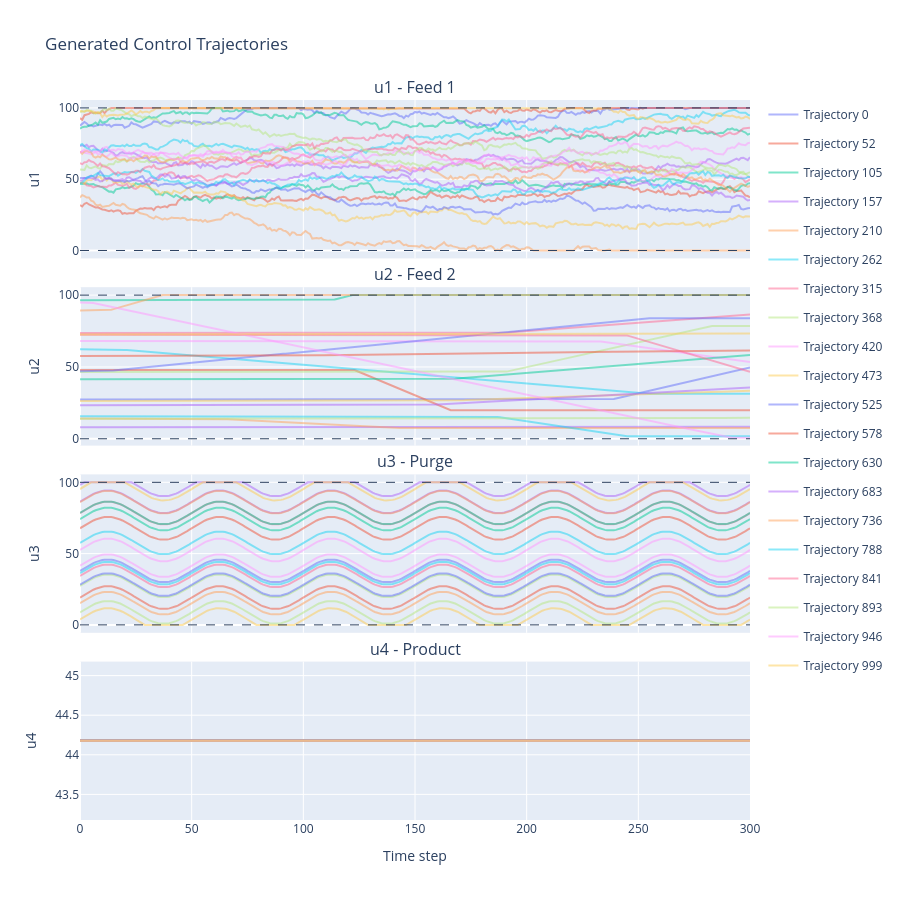

Notebook source saved alongside this figure:
### Code cell
plot_u_trajs(U_trajs)

### Figure 1 — Plotly figure (JSON) as saved in the notebook; plotly's stock layout.template omitted (floating-point values rounded to 4 significant figures; data arrays with more than 128 entries replaced by an {"elided": "..."} marker saying what was removed)
{"data": [{"legendgroup": "traj_0", "mode": "lines", "name": "Trajectory 0", "opacity": 0.5, "showlegend": true, "type": "scatter", "x": {"elided": "301 int values"}, "xaxis": "x", "y": {"elided": "301 float values"}, "yaxis": "y"}, {"legendgroup": "traj_52", "mode": "lines", "name": "Trajectory 52", "opacity": 0.5, "showlegend": true, "type": "scatter", "x": {"elided": "301 int values"}, "xaxis": "x", "y": {"elided": "301 float values"}, "yaxis": "y"}, {"legendgroup": "traj_105", "mode": "lines", "name": "Trajectory 105", "opacity": 0.5, "showlegend": true, "type": "scatter", "x": {"elided": "301 int values"}, "xaxis": "x", "y": {"elided": "301 float values"}, "yaxis": "y"}, {"legendgroup": "traj_157", "mode": "lines", "name": "Trajectory 157", "opacity": 0.5, "showlegend": true, "type": "scatter", "x": {"elided": "301 int values"}, "xaxis": "x", "y": {"elided": "301 float values"}, "yaxis": "y"}, {"legendgroup": "traj_210", "mode": "lines", "name": "Trajectory 210", "opacity": 0.5, "showlegend": true, "type": "scatter", "x": {"elided": "301 int values"}, "xaxis": "x", "y": {"elided": "301 float values"}, "yaxis": "y"}, {"legendgroup": "traj_262", "mode": "lines", "name": "Trajectory 262", "opacity": 0.5, "showlegend": true, "type": "scatter", "x": {"elided": "301 int values"}, "xaxis": "x", "y": {"elided": "301 float values"}, "yaxis": "y"}, {"legendgroup": "traj_315", "mode": "lines", "name": "Trajectory 315", "opacity": 0.5, "showlegend": true, "type": "scatter", "x": {"elided": "301 int values"}, "xaxis": "x", "y": {"elided": "301 float values"}, "yaxis": "y"}, {"legendgroup": "traj_368", "mode": "lines", "name": "Trajectory 368", "opacity": 0.5, "showlegend": true, "type": "scatter", "x": {"elided": "301 int values"}, "xaxis": "x", "y": {"elided": "301 float values"}, "yaxis": "y"}, {"legendgroup": "traj_420", "mode": "lines", "name": "Trajectory 420", "opacity": 0.5, "showlegend": true, "type": "scatter", "x": {"elided": "301 int values"}, "xaxis": "x", "y": {"elided": "301 float values"}, "yaxis": "y"}, {"legendgroup": "traj_473", "mode": "lines", "name": "Trajectory 473", "opacity": 0.5, "showlegend": true, "type": "scatter", "x": {"elided": "301 int values"}, "xaxis": "x", "y": {"elided": "301 float values"}, "yaxis": "y"}, {"legendgroup": "traj_525", "mode": "lines", "name": "Trajectory 525", "opacity": 0.5, "showlegend": true, "type": "scatter", "x": {"elided": "301 int values"}, "xaxis": "x", "y": {"elided": "301 float values"}, "yaxis": "y"}, {"legendgroup": "traj_578", "mode": "lines", "name": "Trajectory 578", "opacity": 0.5, "showlegend": true, "type": "scatter", "x": {"elided": "301 int values"}, "xaxis": "x", "y": {"elided": "301 float values"}, "yaxis": "y"}, {"legendgroup": "traj_630", "mode": "lines", "name": "Trajectory 630", "opacity": 0.5, "showlegend": true, "type": "scatter", "x": {"elided": "301 int values"}, "xaxis": "x", "y": {"elided": "301 float values"}, "yaxis": "y"}, {"legendgroup": "traj_683", "mode": "lines", "name": "Trajectory 683", "opacity": 0.5, "showlegend": true, "type": "scatter", "x": {"elided": "301 int values"}, "xaxis": "x", "y": {"elided": "301 float values"}, "yaxis": "y"}, {"legendgroup": "traj_736", "mode": "lines", "name": "Trajectory 736", "opacity": 0.5, "showlegend": true, "type": "scatter", "x": {"elided": "301 int values"}, "xaxis": "x", "y": {"elided": "301 float values"}, "yaxis": "y"}, {"legendgroup": "traj_788", "mode": "lines", "name": "Trajectory 788", "opacity": 0.5, "showlegend": true, "type": "scatter", "x": {"elided": "301 int values"}, "xaxis": "x", "y": {"elided": "301 float values"}, "yaxis": "y"}, {"legendgroup": "traj_841", "mode": "lines", "name": "Trajectory 841", "opacity": 0.5, "showlegend": true, "type": "scatter", "x": {"elided": "301 int values"}, "xaxis": "x", "y": {"elided": "301 float values"}, "yaxis": "y"}, {"legendgroup": "traj_893", "mode": "lines", "name": "Trajectory 893", "opacity": 0.5, "showlegend": true, "type": "scatter", "x": {"elided": "301 int values"}, "xaxis": "x", "y": {"elided": "301 float values"}, "yaxis": "y"}, {"legendgroup": "traj_946", "mode": "lines", "name": "Trajectory 946", "opacity": 0.5, "showlegend": true, "type": "scatter", "x": {"elided": "301 int values"}, "xaxis": "x", "y": {"elided": "301 float values"}, "yaxis": "y"}, {"legendgroup": "traj_999", "mode": "lines", "name": "Trajectory 999", "opacity": 0.5, "showlegend": true, "type": "scatter", "x": {"elided": "301 int values"}, "xaxis": "x", "y": {"elided": "301 float values"}, "yaxis": "y"}, {"legendgroup": "traj_0", "mode": "lines", "name": "Trajectory 0", "opacity": 0.5, "showlegend": false, "type": "scatter", "x": {"elided": "301 int values"}, "xaxis": "x2", "y": {"elided": "301 float values"}, "yaxis": "y2"}, {"legendgroup": "traj_52", "mode": "lines", "name": "Trajectory 52", "opacity": 0.5, "showlegend": false, "type": "scatter", "x": {"elided": "301 int values"}, "xaxis": "x2", "y": {"elided": "301 float values"}, "yaxis": "y2"}, {"legendgroup": "traj_105", "mode": "lines", "name": "Trajectory 105", "opacity": 0.5, "showlegend": false, "type": "scatter", "x": {"elided": "301 int values"}, "xaxis": "x2", "y": {"elided": "301 float values"}, "yaxis": "y2"}, {"legendgroup": "traj_157", "mode": "lines", "name": "Trajectory 157", "opacity": 0.5, "showlegend": false, "type": "scatter", "x": {"elided": "301 int values"}, "xaxis": "x2", "y": {"elided": "301 float values"}, "yaxis": "y2"}, {"legendgroup": "traj_210", "mode": "lines", "name": "Trajectory 210", "opacity": 0.5, "showlegend": false, "type": "scatter", "x": {"elided": "301 int values"}, "xaxis": "x2", "y": {"elided": "301 float values"}, "yaxis": "y2"}, {"legendgroup": "traj_262", "mode": "lines", "name": "Trajectory 262", "opacity": 0.5, "showlegend": false, "type": "scatter", "x": {"elided": "301 int values"}, "xaxis": "x2", "y": {"elided": "301 float values"}, "yaxis": "y2"}, {"legendgroup": "traj_315", "mode": "lines", "name": "Trajectory 315", "opacity": 0.5, "showlegend": false, "type": "scatter", "x": {"elided": "301 int values"}, "xaxis": "x2", "y": {"elided": "301 float values"}, "yaxis": "y2"}, {"legendgroup": "traj_368", "mode": "lines", "name": "Trajectory 368", "opacity": 0.5, "showlegend": false, "type": "scatter", "x": {"elided": "301 int values"}, "xaxis": "x2", "y": {"elided": "301 float values"}, "yaxis": "y2"}, {"legendgroup": "traj_420", "mode": "lines", "name": "Trajectory 420", "opacity": 0.5, "showlegend": false, "type": "scatter", "x": {"elided": "301 int values"}, "xaxis": "x2", "y": {"elided": "301 float values"}, "yaxis": "y2"}, {"legendgroup": "traj_473", "mode": "lines", "name": "Trajectory 473", "opacity": 0.5, "showlegend": false, "type": "scatter", "x": {"elided": "301 int values"}, "xaxis": "x2", "y": {"elided": "301 float values"}, "yaxis": "y2"}, {"legendgroup": "traj_525", "mode": "lines", "name": "Trajectory 525", "opacity": 0.5, "showlegend": false, "type": "scatter", "x": {"elided": "301 int values"}, "xaxis": "x2", "y": {"elided": "301 float values"}, "yaxis": "y2"}, {"legendgroup": "traj_578", "mode": "lines", "name": "Trajectory 578", "opacity": 0.5, "showlegend": false, "type": "scatter", "x": {"elided": "301 int values"}, "xaxis": "x2", "y": {"elided": "301 float values"}, "yaxis": "y2"}, {"legendgroup": "traj_630", "mode": "lines", "name": "Trajectory 630", "opacity": 0.5, "showlegend": false, "type": "scatter", "x": {"elided": "301 int values"}, "xaxis": "x2", "y": {"elided": "301 float values"}, "yaxis": "y2"}, {"legendgroup": "traj_683", "mode": "lines", "name": "Trajectory 683", "opacity": 0.5, "showlegend": false, "type": "scatter", "x": {"elided": "301 int values"}, "xaxis": "x2", "y": {"elided": "301 float values"}, "yaxis": "y2"}, {"legendgroup": "traj_736", "mode": "lines", "name": "Trajectory 736", "opacity": 0.5, "showlegend": false, "type": "scatter", "x": {"elided": "301 int values"}, "xaxis": "x2", "y": {"elided": "301 float values"}, "yaxis": "y2"}, {"legendgroup": "traj_788", "mode": "lines", "name": "Trajectory 788", "opacity": 0.5, "showlegend": false, "type": "scatter", "x": {"elided": "301 int values"}, "xaxis": "x2", "y": {"elided": "301 float values"}, "yaxis": "y2"}, {"legendgroup": "traj_841", "mode": "lines", "name": "Trajectory 841", "opacity": 0.5, "showlegend": false, "type": "scatter", "x": {"elided": "301 int values"}, "xaxis": "x2", "y": {"elided": "301 float values"}, "yaxis": "y2"}, {"legendgroup": "traj_893", "mode": "lines", "name": "Trajectory 893", "opacity": 0.5, "showlegend": false, "type": "scatter", "x": {"elided": "301 int values"}, "xaxis": "x2", "y": {"elided": "301 float values"}, "yaxis": "y2"}, {"legendgroup": "traj_946", "mode": "lines", "name": "Trajectory 946", "opacity": 0.5, "showlegend": false, "type": "scatter", "x": {"elided": "301 int values"}, "xaxis": "x2", "y": {"elided": "301 float values"}, "yaxis": "y2"}, {"legendgroup": "traj_999", "mode": "lines", "name": "Trajectory 999", "opacity": 0.5, "showlegend": false, "type": "scatter", "x": {"elided": "301 int values"}, "xaxis": "x2", "y": {"elided": "301 float values"}, "yaxis": "y2"}, {"legendgroup": "traj_0", "mode": "lines", "name": "Trajectory 0", "opacity": 0.5, "showlegend": false, "type": "scatter", "x": {"elided": "301 int values"}, "xaxis": "x3", "y": {"elided": "301 float values"}, "yaxis": "y3"}, {"legendgroup": "traj_52", "mode": "lines", "name": "Trajectory 52", "opacity": 0.5, "showlegend": false, "type": "scatter", "x": {"elided": "301 int values"}, "xaxis": "x3", "y": {"elided": "301 float values"}, "yaxis": "y3"}, {"legendgroup": "traj_105", "mode": "lines", "name": "Trajectory 105", "opacity": 0.5, "showlegend": false, "type": "scatter", "x": {"elided": "301 int values"}, "xaxis": "x3", "y": {"elided": "301 float values"}, "yaxis": "y3"}, {"legendgroup": "traj_157", "mode": "lines", "name": "Trajectory 157", "opacity": 0.5, "showlegend": false, "type": "scatter", "x": {"elided": "301 int values"}, "xaxis": "x3", "y": {"elided": "301 float values"}, "yaxis": "y3"}, {"legendgroup": "traj_210", "mode": "lines", "name": "Trajectory 210", "opacity": 0.5, "showlegend": false, "type": "scatter", "x": {"elided": "301 int values"}, "xaxis": "x3", "y": {"elided": "301 float values"}, "yaxis": "y3"}, {"legendgroup": "traj_262", "mode": "lines", "name": "Trajectory 262", "opacity": 0.5, "showlegend": false, "type": "scatter", "x": {"elided": "301 int values"}, "xaxis": "x3", "y": {"elided": "301 float values"}, "yaxis": "y3"}, {"legendgroup": "traj_315", "mode": "lines", "name": "Trajectory 315", "opacity": 0.5, "showlegend": false, "type": "scatter", "x": {"elided": "301 int values"}, "xaxis": "x3", "y": {"elided": "301 float values"}, "yaxis": "y3"}, {"legendgroup": "traj_368", "mode": "lines", "name": "Trajectory 368", "opacity": 0.5, "showlegend": false, "type": "scatter", "x": {"elided": "301 int values"}, "xaxis": "x3", "y": {"elided": "301 float values"}, "yaxis": "y3"}, {"legendgroup": "traj_420", "mode": "lines", "name": "Trajectory 420", "opacity": 0.5, "showlegend": false, "type": "scatter", "x": {"elided": "301 int values"}, "xaxis": "x3", "y": {"elided": "301 float values"}, "yaxis": "y3"}, {"legendgroup": "traj_473", "mode": "lines", "name": "Trajectory 473", "opacity": 0.5, "showlegend": false, "type": "scatter", "x": {"elided": "301 int values"}, "xaxis": "x3", "y": {"elided": "301 float values"}, "yaxis": "y3"}, {"legendgroup": "traj_525", "mode": "lines", "name": "Trajectory 525", "opacity": 0.5, "showlegend": false, "type": "scatter", "x": {"elided": "301 int values"}, "xaxis": "x3", "y": {"elided": "301 float values"}, "yaxis": "y3"}, {"legendgroup": "traj_578", "mode": "lines", "name": "Trajectory 578", "opacity": 0.5, "showlegend": false, "type": "scatter", "x": {"elided": "301 int values"}, "xaxis": "x3", "y": {"elided": "301 float values"}, "yaxis": "y3"}, {"legendgroup": "traj_630", "mode": "lines", "name": "Trajectory 630", "opacity": 0.5, "showlegend": false, "type": "scatter", "x": {"elided": "301 int values"}, "xaxis": "x3", "y": {"elided": "301 float values"}, "yaxis": "y3"}, {"legendgroup": "traj_683", "mode": "lines", "name": "Trajectory 683", "opacity": 0.5, "showlegend": false, "type": "scatter", "x": {"elided": "301 int values"}, "xaxis": "x3", "y": {"elided": "301 float values"}, "yaxis": "y3"}, {"legendgroup": "traj_736", "mode": "lines", "name": "Trajectory 736", "opacity": 0.5, "showlegend": false, "type": "scatter", "x": {"elided": "301 int values"}, "xaxis": "x3", "y": {"elided": "301 float values"}, "yaxis": "y3"}, {"legendgroup": "traj_788", "mode": "lines", "name": "Trajectory 788", "opacity": 0.5, "showlegend": false, "type": "scatter", "x": {"elided": "301 int values"}, "xaxis": "x3", "y": {"elided": "301 float values"}, "yaxis": "y3"}, {"legendgroup": "traj_841", "mode": "lines", "name": "Trajectory 841", "opacity": 0.5, "showlegend": false, "type": "scatter", "x": {"elided": "301 int values"}, "xaxis": "x3", "y": {"elided": "301 float values"}, "yaxis": "y3"}, {"legendgroup": "traj_893", "mode": "lines", "name": "Trajectory 893", "opacity": 0.5, "showlegend": false, "type": "scatter", "x": {"elided": "301 int values"}, "xaxis": "x3", "y": {"elided": "301 float values"}, "yaxis": "y3"}, {"legendgroup": "traj_946", "mode": "lines", "name": "Trajectory 946", "opacity": 0.5, "showlegend": false, "type": "scatter", "x": {"elided": "301 int values"}, "xaxis": "x3", "y": {"elided": "301 float values"}, "yaxis": "y3"}, {"legendgroup": "traj_999", "mode": "lines", "name": "Trajectory 999", "opacity": 0.5, "showlegend": false, "type": "scatter", "x": {"elided": "301 int values"}, "xaxis": "x3", "y": {"elided": "301 float values"}, "yaxis": "y3"}, {"legendgroup": "traj_0", "mode": "lines", "name": "Trajectory 0", "opacity": 0.5, "showlegend": false, "type": "scatter", "x": {"elided": "301 int values"}, "xaxis": "x4", "y": {"elided": "301 float values"}, "yaxis": "y4"}, {"legendgroup": "traj_52", "mode": "lines", "name": "Trajectory 52", "opacity": 0.5, "showlegend": false, "type": "scatter", "x": {"elided": "301 int values"}, "xaxis": "x4", "y": {"elided": "301 float values"}, "yaxis": "y4"}, {"legendgroup": "traj_105", "mode": "lines", "name": "Trajectory 105", "opacity": 0.5, "showlegend": false, "type": "scatter", "x": {"elided": "301 int values"}, "xaxis": "x4", "y": {"elided": "301 float values"}, "yaxis": "y4"}, {"legendgroup": "traj_157", "mode": "lines", "name": "Trajectory 157", "opacity": 0.5, "showlegend": false, "type": "scatter", "x": {"elided": "301 int values"}, "xaxis": "x4", "y": {"elided": "301 float values"}, "yaxis": "y4"}, {"legendgroup": "traj_210", "mode": "lines", "name": "Trajectory 210", "opacity": 0.5, "showlegend": false, "type": "scatter", "x": {"elided": "301 int values"}, "xaxis": "x4", "y": {"elided": "301 float values"}, "yaxis": "y4"}, {"legendgroup": "traj_262", "mode": "lines", "name": "Trajectory 262", "opacity": 0.5, "showlegend": false, "type": "scatter", "x": {"elided": "301 int values"}, "xaxis": "x4", "y": {"elided": "301 float values"}, "yaxis": "y4"}, {"legendgroup": "traj_315", "mode": "lines", "name": "Trajectory 315", "opacity": 0.5, "showlegend": false, "type": "scatter", "x": {"elided": "301 int values"}, "xaxis": "x4", "y": {"elided": "301 float values"}, "yaxis": "y4"}, {"legendgroup": "traj_368", "mode": "lines", "name": "Trajectory 368", "opacity": 0.5, "showlegend": false, "type": "scatter", "x": {"elided": "301 int values"}, "xaxis": "x4", "y": {"elided": "301 float values"}, "yaxis": "y4"}, {"legendgroup": "traj_420", "mode": "lines", "name": "Trajectory 420", "opacity": 0.5, "showlegend": false, "type": "scatter", "x": {"elided": "301 int values"}, "xaxis": "x4", "y": {"elided": "301 float values"}, "yaxis": "y4"}, {"legendgroup": "traj_473", "mode": "lines", "name": "Trajectory 473", "opacity": 0.5, "showlegend": false, "type": "scatter", "x": {"elided": "301 int values"}, "xaxis": "x4", "y": {"elided": "301 float values"}, "yaxis": "y4"}, {"legendgroup": "traj_525", "mode": "lines", "name": "Trajectory 525", "opacity": 0.5, "showlegend": false, "type": "scatter", "x": {"elided": "301 int values"}, "xaxis": "x4", "y": {"elided": "301 float values"}, "yaxis": "y4"}, {"legendgroup": "traj_578", "mode": "lines", "name": "Trajectory 578", "opacity": 0.5, "showlegend": false, "type": "scatter", "x": {"elided": "301 int values"}, "xaxis": "x4", "y": {"elided": "301 float values"}, "yaxis": "y4"}, {"legendgroup": "traj_630", "mode": "lines", "name": "Trajectory 630", "opacity": 0.5, "showlegend": false, "type": "scatter", "x": {"elided": "301 int values"}, "xaxis": "x4", "y": {"elided": "301 float values"}, "yaxis": "y4"}, {"legendgroup": "traj_683", "mode": "lines", "name": "Trajectory 683", "opacity": 0.5, "showlegend": false, "type": "scatter", "x": {"elided": "301 int values"}, "xaxis": "x4", "y": {"elided": "301 float values"}, "yaxis": "y4"}, {"legendgroup": "traj_736", "mode": "lines", "name": "Trajectory 736", "opacity": 0.5, "showlegend": false, "type": "scatter", "x": {"elided": "301 int values"}, "xaxis": "x4", "y": {"elided": "301 float values"}, "yaxis": "y4"}, {"legendgroup": "traj_788", "mode": "lines", "name": "Trajectory 788", "opacity": 0.5, "showlegend": false, "type": "scatter", "x": {"elided": "301 int values"}, "xaxis": "x4", "y": {"elided": "301 float values"}, "yaxis": "y4"}, {"legendgroup": "traj_841", "mode": "lines", "name": "Trajectory 841", "opacity": 0.5, "showlegend": false, "type": "scatter", "x": {"elided": "301 int values"}, "xaxis": "x4", "y": {"elided": "301 float values"}, "yaxis": "y4"}, {"legendgroup": "traj_893", "mode": "lines", "name": "Trajectory 893", "opacity": 0.5, "showlegend": false, "type": "scatter", "x": {"elided": "301 int values"}, "xaxis": "x4", "y": {"elided": "301 float values"}, "yaxis": "y4"}, {"legendgroup": "traj_946", "mode": "lines", "name": "Trajectory 946", "opacity": 0.5, "showlegend": false, "type": "scatter", "x": {"elided": "301 int values"}, "xaxis": "x4", "y": {"elided": "301 float values"}, "yaxis": "y4"}, {"legendgroup": "traj_999", "mode": "lines", "name": "Trajectory 999", "opacity": 0.5, "showlegend": false, "type": "scatter", "x": {"elided": "301 int values"}, "xaxis": "x4", "y": {"elided": "301 float values"}, "yaxis": "y4"}], "layout": {"annotations": [{"font": {"size": 16}, "showarrow": false, "text": "u1 - Feed 1", "x": 0.5, "xanchor": "center", "xref": "paper", "y": 1, "yanchor": "bottom", "yref": "paper"}, {"font": {"size": 16}, "showarrow": false, "text": "u2 - Feed 2", "x": 0.5, "xanchor": "center", "xref": "paper", "y": 0.74, "yanchor": "bottom", "yref": "paper"}, {"font": {"size": 16}, "showarrow": false, "text": "u3 - Purge", "x": 0.5, "xanchor": "center", "xref": "paper", "y": 0.48, "yanchor": "bottom", "yref": "paper"}, {"font": {"size": 16}, "showarrow": false, "text": "u4 - Product", "x": 0.5, "xanchor": "center", "xref": "paper", "y": 0.22, "yanchor": "bottom", "yref": "paper"}], "height": 900, "hovermode": "x unified", "shapes": [{"line": {"dash": "dash", "width": 1}, "type": "line", "x0": 0, "x1": 1, "xref": "x domain", "y0": 0, "y1": 0, "yref": "y"}, {"line": {"dash": "dash", "width": 1}, "type": "line", "x0": 0, "x1": 1, "xref": "x domain", "y0": 100, "y1": 100, "yref": "y"}, {"line": {"dash": "dash", "width": 1}, "type": "line", "x0": 0, "x1": 1, "xref": "x2 domain", "y0": 0, "y1": 0, "yref": "y2"}, {"line": {"dash": "dash", "width": 1}, "type": "line", "x0": 0, "x1": 1, "xref": "x2 domain", "y0": 100, "y1": 100, "yref": "y2"}, {"line": {"dash": "dash", "width": 1}, "type": "line", "x0": 0, "x1": 1, "xref": "x3 domain", "y0": 0, "y1": 0, "yref": "y3"}, {"line": {"dash": "dash", "width": 1}, "type": "line", "x0": 0, "x1": 1, "xref": "x3 domain", "y0": 100, "y1": 100, "yref": "y3"}], "title": {"text": "Generated Control Trajectories"}, "xaxis": {"anchor": "y", "domain": [0, 1], "matches": "x4", "showticklabels": false}, "xaxis2": {"anchor": "y2", "domain": [0, 1], "matches": "x4", "showticklabels": false}, "xaxis3": {"anchor": "y3", "domain": [0, 1], "matches": "x4", "showticklabels": false}, "xaxis4": {"anchor": "y4", "domain": [0, 1], "title": {"text": "Time step"}}, "yaxis": {"anchor": "x", "domain": [0.78, 1], "title": {"text": "u1"}}, "yaxis2": {"anchor": "x2", "domain": [0.52, 0.74], "title": {"text": "u2"}}, "yaxis3": {"anchor": "x3", "domain": [0.26, 0.48], "title": {"text": "u3"}}, "yaxis4": {"anchor": "x4", "domain": [0, 0.22], "title": {"text": "u4"}}}}
